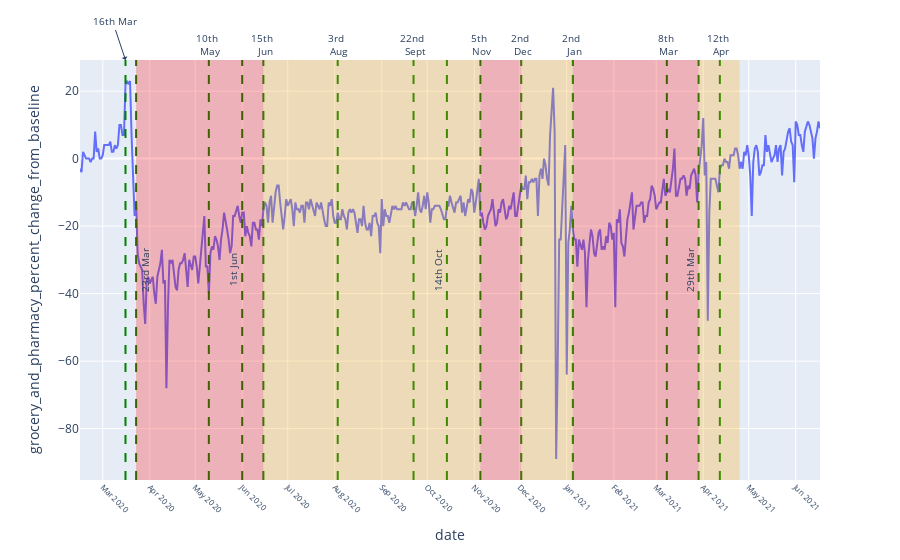

Notebook cell for this chart:
### Code cell
chart_dict[chart_var[1]].show()

### Figure 1 — Plotly figure (JSON) as saved in the notebook; plotly's stock layout.template omitted (floating-point values rounded to 4 significant figures; data arrays with more than 128 entries replaced by an {"elided": "..."} marker saying what was removed)
{"data": [{"hovertemplate": "date=%{x}<br>grocery_and_pharmacy_percent_change_from_baseline=%{y}<extra></extra>", "legendgroup": "", "line": {"color": "#636efa", "dash": "solid"}, "mode": "lines", "name": "", "orientation": "v", "showlegend": false, "type": "scatter", "x": {"elided": "489 str values"}, "xaxis": "x", "y": {"elided": "489 float values"}, "yaxis": "y"}], "layout": {"annotations": [{"arrowhead": 1, "font": {"size": 10}, "showarrow": true, "text": "16th Mar", "textangle": 0, "x": 1584000000000.0, "xanchor": "center", "xref": "x", "y": 1, "yanchor": "bottom", "yref": "y domain"}, {"arrowhead": 1, "font": {"size": 10}, "showarrow": false, "text": "23rd Mar", "textangle": -90, "x": 1585000000000.0, "xanchor": "left", "xref": "x", "y": 0.5, "yanchor": "middle", "yref": "y domain"}, {"arrowhead": 1, "font": {"size": 10}, "showarrow": false, "text": "10th <br> May", "textangle": 0, "x": 1589000000000.0, "xanchor": "center", "xref": "x", "y": 1, "yanchor": "bottom", "yref": "y domain"}, {"arrowhead": 1, "font": {"size": 10}, "showarrow": false, "text": "1st Jun", "textangle": -90, "x": 1591000000000.0, "xanchor": "right", "xref": "x", "y": 0.5, "yanchor": "middle", "yref": "y domain"}, {"arrowhead": 1, "font": {"size": 10}, "showarrow": false, "text": "15th <br> Jun", "textangle": 0, "x": 1592000000000.0, "xanchor": "center", "xref": "x", "y": 1, "yanchor": "bottom", "yref": "y domain"}, {"arrowhead": 1, "font": {"size": 10}, "showarrow": false, "text": "14th Oct", "textangle": -90, "x": 1603000000000.0, "xanchor": "right", "xref": "x", "y": 0.5, "yanchor": "middle", "yref": "y domain"}, {"arrowhead": 1, "font": {"size": 10}, "showarrow": false, "text": "5th <br> Nov", "textangle": 0, "x": 1605000000000.0, "xanchor": "center", "xref": "x", "y": 1, "yanchor": "bottom", "yref": "y domain"}, {"arrowhead": 1, "font": {"size": 10}, "showarrow": false, "text": "22nd <br> Sept", "textangle": 0, "x": 1601000000000.0, "xanchor": "center", "xref": "x", "y": 1, "yanchor": "bottom", "yref": "y domain"}, {"arrowhead": 1, "font": {"size": 10}, "showarrow": false, "text": "2nd <br> Dec", "textangle": 0, "x": 1607000000000.0, "xanchor": "center", "xref": "x", "y": 1, "yanchor": "bottom", "yref": "y domain"}, {"arrowhead": 1, "font": {"size": 10}, "showarrow": false, "text": "3rd <br> Aug", "textangle": 0, "x": 1596000000000.0, "xanchor": "center", "xref": "x", "y": 1, "yanchor": "bottom", "yref": "y domain"}, {"arrowhead": 1, "font": {"size": 10}, "showarrow": false, "text": "2nd <br> Jan", "textangle": 0, "x": 1610000000000.0, "xanchor": "center", "xref": "x", "y": 1, "yanchor": "bottom", "yref": "y domain"}, {"arrowhead": 1, "font": {"size": 10}, "showarrow": false, "text": "8th <br> Mar", "textangle": 0, "x": 1615000000000.0, "xanchor": "center", "xref": "x", "y": 1, "yanchor": "bottom", "yref": "y domain"}, {"arrowhead": 1, "font": {"size": 10}, "showarrow": false, "text": "29th Mar", "textangle": -90, "x": 1617000000000.0, "xanchor": "right", "xref": "x", "y": 0.5, "yanchor": "middle", "yref": "y domain"}, {"arrowhead": 1, "font": {"size": 10}, "showarrow": false, "text": "12th <br> Apr", "textangle": 0, "x": 1618000000000.0, "xanchor": "center", "xref": "x", "y": 1, "yanchor": "bottom", "yref": "y domain"}], "legend": {"tracegroupgap": 0}, "margin": {"t": 60}, "shapes": [{"line": {"color": "green", "dash": "dash"}, "type": "line", "x0": 1584000000000.0, "x1": 1584000000000.0, "xref": "x", "y0": 0, "y1": 1, "yref": "y domain"}, {"line": {"color": "green", "dash": "dash"}, "type": "line", "x0": 1585000000000.0, "x1": 1585000000000.0, "xref": "x", "y0": 0, "y1": 1, "yref": "y domain"}, {"line": {"color": "green", "dash": "dash"}, "type": "line", "x0": 1589000000000.0, "x1": 1589000000000.0, "xref": "x", "y0": 0, "y1": 1, "yref": "y domain"}, {"line": {"color": "green", "dash": "dash"}, "type": "line", "x0": 1591000000000.0, "x1": 1591000000000.0, "xref": "x", "y0": 0, "y1": 1, "yref": "y domain"}, {"line": {"color": "green", "dash": "dash"}, "type": "line", "x0": 1592000000000.0, "x1": 1592000000000.0, "xref": "x", "y0": 0, "y1": 1, "yref": "y domain"}, {"line": {"color": "green", "dash": "dash"}, "type": "line", "x0": 1603000000000.0, "x1": 1603000000000.0, "xref": "x", "y0": 0, "y1": 1, "yref": "y domain"}, {"line": {"color": "green", "dash": "dash"}, "type": "line", "x0": 1605000000000.0, "x1": 1605000000000.0, "xref": "x", "y0": 0, "y1": 1, "yref": "y domain"}, {"line": {"color": "green", "dash": "dash"}, "type": "line", "x0": 1601000000000.0, "x1": 1601000000000.0, "xref": "x", "y0": 0, "y1": 1, "yref": "y domain"}, {"line": {"color": "green", "dash": "dash"}, "type": "line", "x0": 1607000000000.0, "x1": 1607000000000.0, "xref": "x", "y0": 0, "y1": 1, "yref": "y domain"}, {"line": {"color": "green", "dash": "dash"}, "type": "line", "x0": 1596000000000.0, "x1": 1596000000000.0, "xref": "x", "y0": 0, "y1": 1, "yref": "y domain"}, {"line": {"color": "green", "dash": "dash"}, "type": "line", "x0": 1610000000000.0, "x1": 1610000000000.0, "xref": "x", "y0": 0, "y1": 1, "yref": "y domain"}, {"line": {"color": "green", "dash": "dash"}, "type": "line", "x0": 1615000000000.0, "x1": 1615000000000.0, "xref": "x", "y0": 0, "y1": 1, "yref": "y domain"}, {"line": {"color": "green", "dash": "dash"}, "type": "line", "x0": 1617000000000.0, "x1": 1617000000000.0, "xref": "x", "y0": 0, "y1": 1, "yref": "y domain"}, {"line": {"color": "green", "dash": "dash"}, "type": "line", "x0": 1618000000000.0, "x1": 1618000000000.0, "xref": "x", "y0": 0, "y1": 1, "yref": "y domain"}, {"fillcolor": "red", "line": {"width": 0}, "opacity": 0.25, "type": "rect", "x0": 1585000000000.0, "x1": 1592000000000.0, "xref": "x", "y0": 0, "y1": 1, "yref": "y domain"}, {"fillcolor": "orange", "line": {"width": 0}, "opacity": 0.25, "type": "rect", "x0": 1592000000000.0, "x1": 1605000000000.0, "xref": "x", "y0": 0, "y1": 1, "yref": "y domain"}, {"fillcolor": "red", "line": {"width": 0}, "opacity": 0.25, "type": "rect", "x0": 1605000000000.0, "x1": 1607000000000.0, "xref": "x", "y0": 0, "y1": 1, "yref": "y domain"}, {"fillcolor": "orange", "line": {"width": 0}, "opacity": 0.25, "type": "rect", "x0": 1607000000000.0, "x1": 1610000000000.0, "xref": "x", "y0": 0, "y1": 1, "yref": "y domain"}, {"fillcolor": "red", "line": {"width": 0}, "opacity": 0.25, "type": "rect", "x0": 1610000000000.0, "x1": 1617000000000.0, "xref": "x", "y0": 0, "y1": 1, "yref": "y domain"}, {"fillcolor": "orange", "line": {"width": 0}, "opacity": 0.25, "type": "rect", "x0": 1617000000000.0, "x1": 1619000000000.0, "xref": "x", "y0": 0, "y1": 1, "yref": "y domain"}], "xaxis": {"anchor": "y", "domain": [0.0, 1.0], "nticks": 20, "tickangle": 45, "tickfont": {"size": 8}, "title": {"text": "date"}}, "yaxis": {"anchor": "x", "domain": [0.0, 1.0], "title": {"text": "grocery_and_pharmacy_percent_change_from_baseline"}}}}
